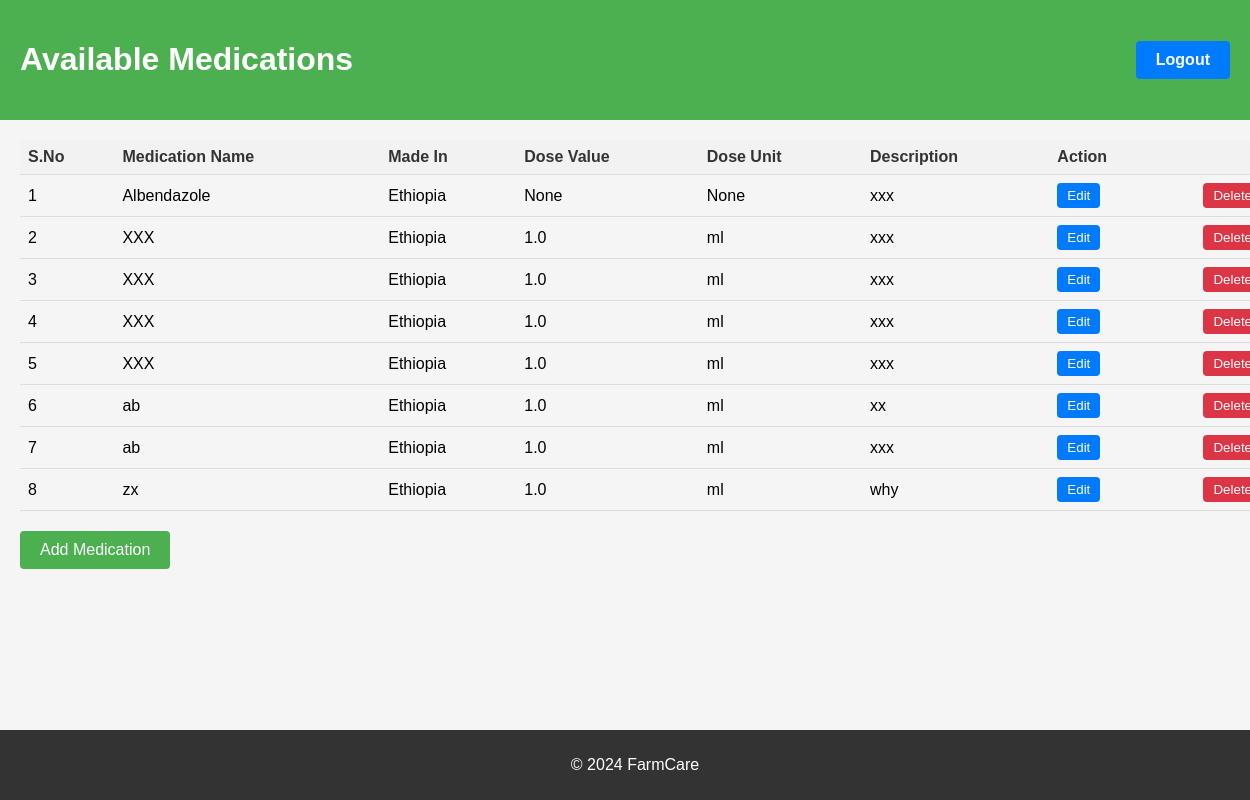
The app's page /customer/medications with its own data.
### app.py (models this page shows)
class Medication(db.Model):
    id = db.Column(db.Integer, primary_key=True)
    name = db.Column(db.String(100), nullable=False)
    made_in = db.Column(db.String(100))
    dose_value = db.Column(db.Float)  # Numeric value of the dose
    dose_unit = db.Column(db.String(10))
    description = db.Column(db.Text)
    availability = db.Column(db.Boolean, default=True)
    pharmacy_id = db.Column(db.Integer, db.ForeignKey('pharmacy.id'))

### app.py (the view)
@app.route('/customer/medications', methods=['GET'])
def view_medications():
    medications = Medication.query.filter_by(availability=True).all()
    return render_template('view_medications.html', medications=medications)

### templates/view_medications.html (shortened to what this page needs)
<!DOCTYPE html>
<html lang="en">
<head>
</head>
<body>
    <header>
        <h1>Available Medications</h1>
        <a href="{{ url_for('logout') }}" class="logout-btn">Logout</a>
    </header>
    <div class="container">
        <table>
            <thead>
                <tr>
                    <th>S.No</th>
                    <th>Medication Name</th>
                    <th>Made In</th>
                    <th>Dose Value</th>
                    <th>Dose Unit</th>
                    <th>Description</th>
                    <th>Action</th>
                </tr>
            </thead>
            <tbody>
                {% for medication in medications %}
                <tr>
                    <td>{{ loop.index }}</td>
                    <td>{{ medication.name }}</td>
                    <td>{{ medication.made_in }}</td>
                    <td>{{ medication.dose_value }}</td>
                    <td>{{ medication.dose_unit }}</td>
                    <td>{{ medication.description }}</td>
                    <td class="action-buttons">
                        <button class="edit-btn" onclick="editMedication('{{ medication.id }}')">Edit</button>
                        <button class="delete-btn" onclick="deleteMedication('{{ medication.id }}')">Delete</button>
                    </td>
                </tr>
                {% endfor %}
            </tbody>
        </table>
        <a href="{{ url_for('pharmacy_dashboard') }}" class="add-medication-btn">Add Medication</a>
    </div>
    <footer>
        <p>&copy; 2024 FarmCare</p>
    </footer>
</body>
</html>

### templates/view_medications.html (style rules this page uses)
body { font-family: Arial, sans-serif; background-color: #f5f5f5; margin: 0; padding: 0; }
header { background-color: #4CAF50; color: white; padding: 20px; text-align: center; position: relative; display: flex; justify-content: space-between; align-items: center; }
.logout-btn { color: white; text-decoration: none; font-weight: bold; padding: 10px 20px; border-radius: 4px; background-color: #007bff; transition: background-color 0.3s ease; }
.container { width: 100%; padding: 20px; }
table { width: 100%; border-collapse: collapse; margin-bottom: 20px; }
th, td { padding: 8px; text-align: left; border-bottom: 1px solid #ddd; }
th { background-color: #f2f2f2; color: #333; }
.action-buttons { display: flex; justify-content: space-between; }
.action-buttons button { padding: 5px 10px; border: none; border-radius: 4px; cursor: pointer; transition: background-color 0.3s ease; }
.edit-btn { background-color: #007bff; color: #fff; }
.delete-btn { background-color: #dc3545; color: #fff; margin-left: 5px; border: none; border-radius: 4px; cursor: pointer; transition: background-color 0.3s ease; }
.add-medication-btn { background-color: #4CAF50; color: white; padding: 10px 20px; text-align: center; text-decoration: none; display: inline-block; border-radius: 4px; cursor: pointer; }
footer { background-color: #333; color: #fff; text-align: center; padding: 10px; position: fixed; bottom: 0; width: 100%; }

### records on screen
Medication: name "Albendazole", made_in "Ethiopia", dose_value "None", dose_unit "None", description "xxx"
Medication: name "XXX", made_in "Ethiopia", dose_value "1.0", dose_unit "ml", description "xxx"
Medication: name "XXX", made_in "Ethiopia", dose_value "1.0", dose_unit "ml", description "xxx"
Medication: name "XXX", made_in "Ethiopia", dose_value "1.0", dose_unit "ml", description "xxx"
Medication: name "XXX", made_in "Ethiopia", dose_value "1.0", dose_unit "ml", description "xxx"
Medication: name "ab", made_in "Ethiopia", dose_value "1.0", dose_unit "ml", description "xx"
Medication: name "ab", made_in "Ethiopia", dose_value "1.0", dose_unit "ml", description "xxx"
Medication: name "zx", made_in "Ethiopia", dose_value "1.0", dose_unit "ml", description "why"
